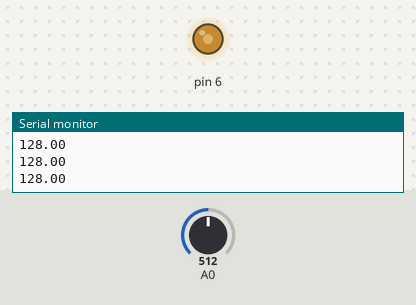
Bench run of a sketch on a simulated Arduino Uno, built with avr-gcc and run on an emulated ATmega328P. Shown: output pins drawn as LEDs (lit = HIGH), the last lines printed to the serial monitor. The inputs (shaded band) are chosen by the test bench; at power-on: A0 = 512.

Above: at 1.2 s.
1.3 s: A0 set to 716
At 1.8 s:
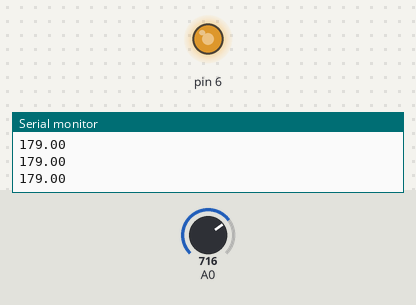
2.8 s: A0 set to 900
At 4.0 s:
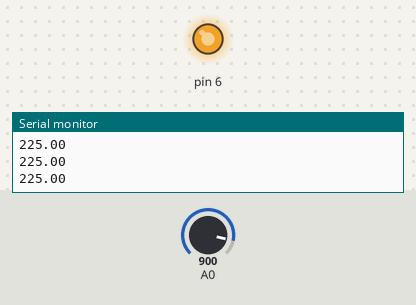
4.3 s: A0 set to 122
At 5.0 s:
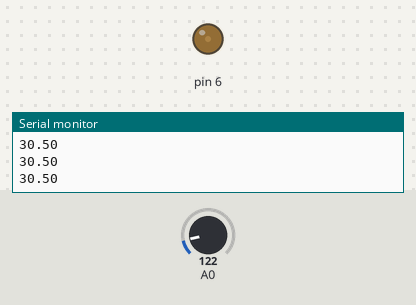
5.8 s: A0 set to 0
At 6.1 s:
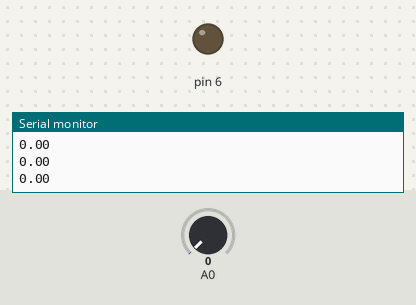
Timing chart, 0 to 8.3 s (numbered marks = the images above; inputs shaded):
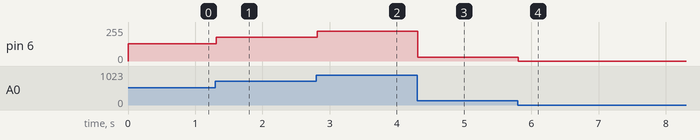

Measured:
- after the input at 1.3 s, pin 6: 128/255 → 179/255 at once
- after the input at 2.8 s, pin 6: 179/255 → 225/255 at once
- after the input at 4.3 s, pin 6: 225/255 → 30/255 at once
- after the input at 5.8 s, pin 6: 30/255 → 0/255 at once

The sketch:

potention1.ino
```cpp
void setup() {
    pinMode(6, OUTPUT);

    Serial.begin(9600);
}

void loop() {
    // 가변 저항 0 ~ 1024
    // led 0 ~ 255

    int value = analogRead(A0);

    float ledValue = value / 4.0;

    Serial.println(ledValue);

    analogWrite(6, ledValue);
}
```
